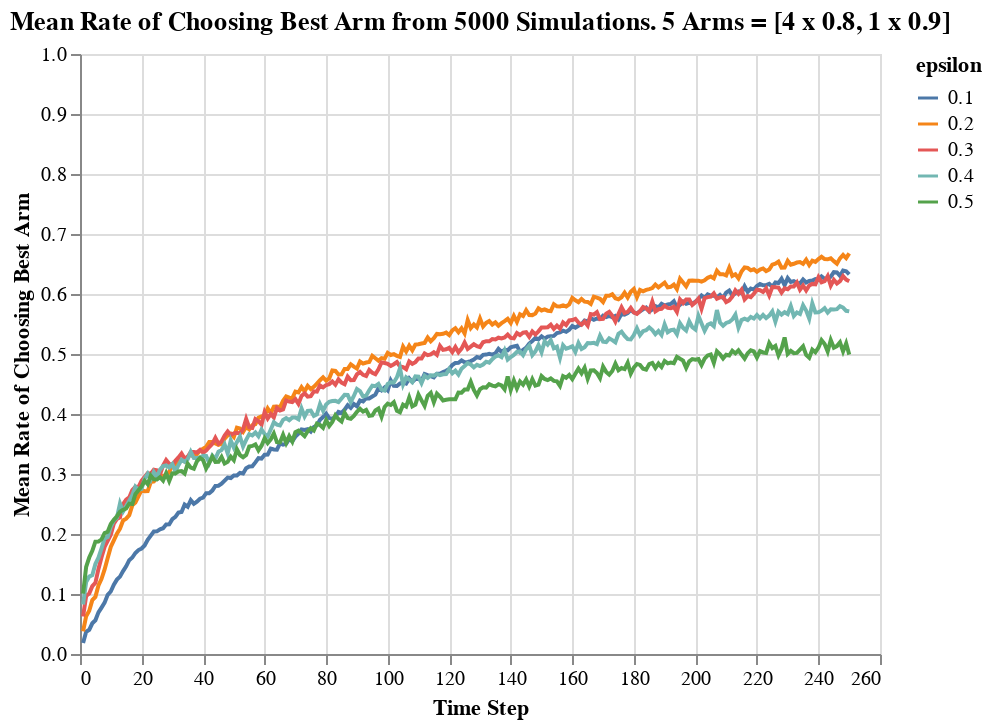

Here is the notebook cell this chart was saved with:
### Code cell
alt.Chart(df_chose_correctly).mark_line().encode(
    alt.X("step:Q", title = "Time Step"),
    alt.Y("chose_correct:Q", title = "Mean Rate of Choosing Best Arm", scale = alt.Scale(domain = [0, 1])),
    color = alt.Color("epsilon:N")
).properties(
    title = "Mean Rate of Choosing Best Arm from 5000 Simulations. 5 Arms = [4 x 0.8, 1 x 0.9]",
)

### Figure 1 — Vega-Lite specification as saved in the notebook (floating-point values rounded to 4 significant figures; data arrays with more than 128 entries replaced by an {"elided": "..."} marker saying what was removed)
{"$schema": "https://vega.github.io/schema/vega-lite/v3.4.0.json", "config": {"mark": {"tooltip": null}, "view": {"height": 300, "width": 400}}, "data": {"name": "data-3e74dfdaa1389583c2c2f49f41b9c77d"}, "datasets": {"data-3e74dfdaa1389583c2c2f49f41b9c77d": {"elided": "1250 records"}}, "encoding": {"color": {"field": "epsilon", "type": "nominal"}, "x": {"field": "step", "title": "Time Step", "type": "quantitative"}, "y": {"field": "chose_correct", "scale": {"domain": [0, 1]}, "title": "Mean Rate of Choosing Best Arm", "type": "quantitative"}}, "mark": "line", "title": "Mean Rate of Choosing Best Arm from 5000 Simulations. 5 Arms = [4 x 0.8, 1 x 0.9]"}
